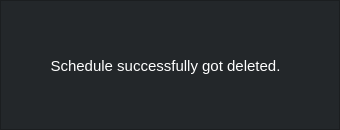
<?xml version="1.0" encoding="UTF-8"?>
<ui version="4.0">
 <class>Dialog</class>
 <widget class="QDialog" name="Dialog">
  <property name="geometry">
   <rect>
    <x>0</x>
    <y>0</y>
    <width>340</width>
    <height>130</height>
   </rect>
  </property>
  <property name="windowTitle">
   <string>Dialog</string>
  </property>
  <widget class="QFrame" name="frame_delete_description_schedule">
   <property name="geometry">
    <rect>
     <x>0</x>
     <y>0</y>
     <width>340</width>
     <height>130</height>
    </rect>
   </property>
   <property name="font">
    <font>
     <pointsize>12</pointsize>
    </font>
   </property>
   <property name="styleSheet">
    <string notr="true">background-color: rgb(35, 39, 42);
background-color: rgb(44, 47, 51);
background-color: rgb(35, 39, 42);</string>
   </property>
   <property name="frameShape">
    <enum>QFrame::StyledPanel</enum>
   </property>
   <property name="frameShadow">
    <enum>QFrame::Raised</enum>
   </property>
   <widget class="QLabel" name="label_delete_description_schedule">
    <property name="geometry">
     <rect>
      <x>50</x>
      <y>50</y>
      <width>231</width>
      <height>31</height>
     </rect>
    </property>
    <property name="font">
     <font>
      <pointsize>11</pointsize>
     </font>
    </property>
    <property name="layoutDirection">
     <enum>Qt::RightToLeft</enum>
    </property>
    <property name="styleSheet">
     <string notr="true">color: rgb(255, 255, 255);</string>
    </property>
    <property name="text">
     <string>Schedule successfully got deleted.</string>
    </property>
    <property name="alignment">
     <set>Qt::AlignCenter</set>
    </property>
   </widget>
  </widget>
 </widget>
 <resources/>
 <connections/>
</ui>
